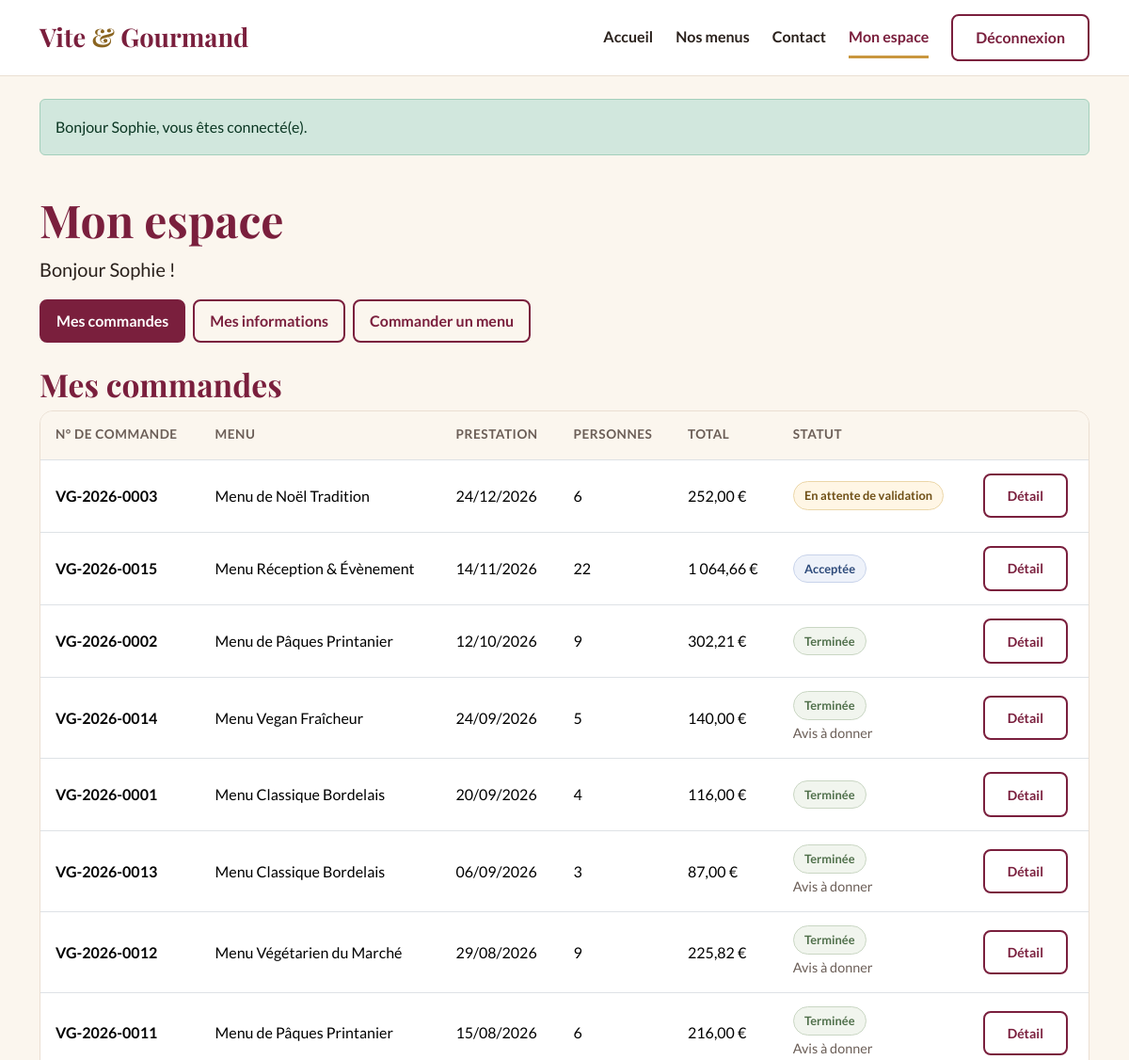
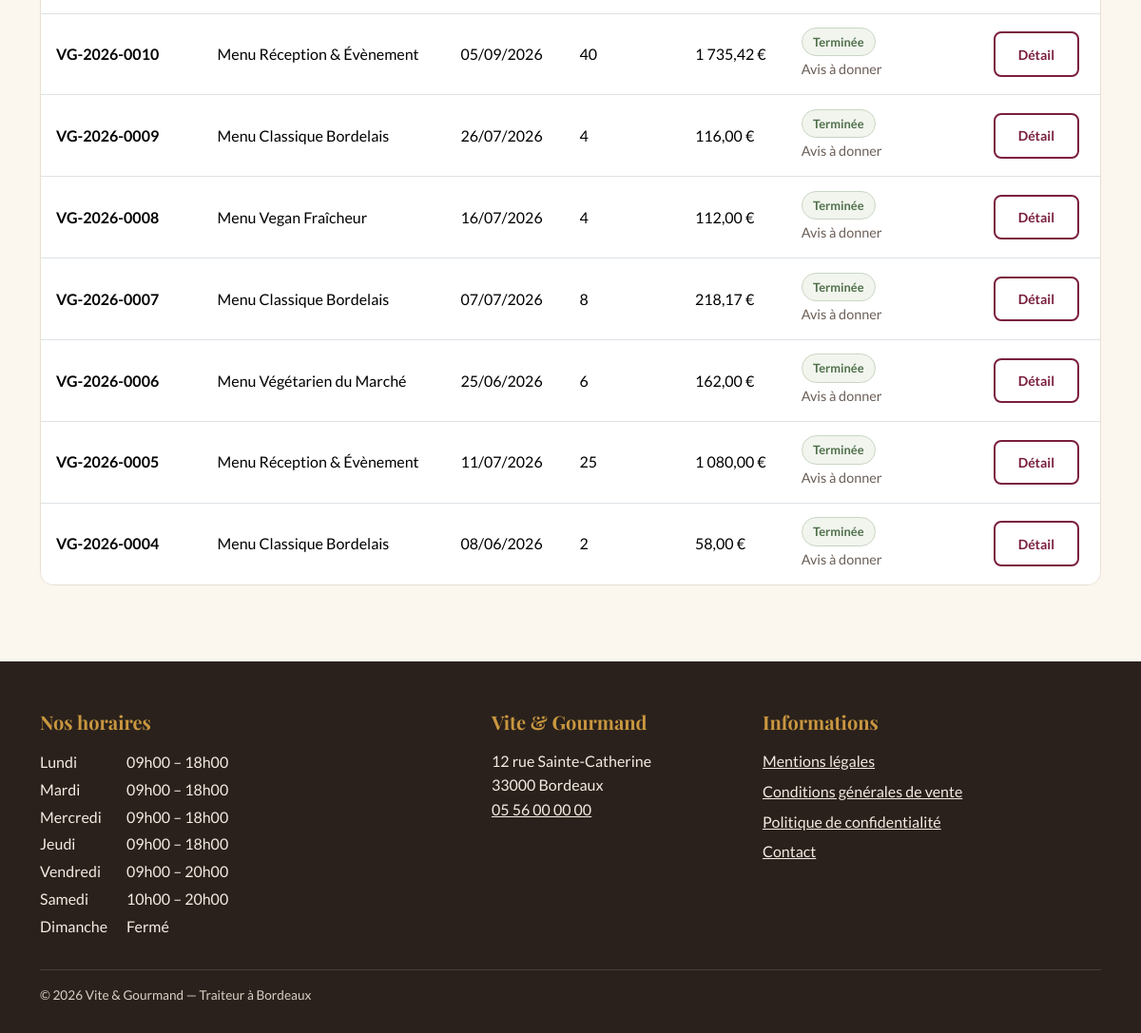
The app's page /espace (signed in) with its own data (2 pictures, top to bottom).
### tables this page shows
CREATE TABLE utilisateur (
    utilisateur_id  INT           NOT NULL AUTO_INCREMENT,
    email           VARCHAR(180)  NOT NULL,
    password        VARCHAR(255)  NOT NULL,
    nom             VARCHAR(50)   NOT NULL,
    prenom          VARCHAR(50)   NOT NULL,
    telephone       VARCHAR(20)   NULL,
    ville           VARCHAR(80)   NULL,
    pays            VARCHAR(50)   NULL DEFAULT 'France',
    adresse_postale VARCHAR(255)  NULL,
    role_id         INT           NOT NULL,
    actif           BOOLEAN       NOT NULL DEFAULT TRUE,
    date_creation   DATETIME      NOT NULL DEFAULT CURRENT_TIMESTAMP,
    PRIMARY KEY (utilisateur_id),
    UNIQUE KEY uk_utilisateur_email (email),
    CONSTRAINT fk_utilisateur_role FOREIGN KEY (role_id) REFERENCES role (role_id)
);

CREATE TABLE commande (
    commande_id              INT            NOT NULL AUTO_INCREMENT,
    numero_commande          VARCHAR(20)    NOT NULL,
    utilisateur_id           INT            NOT NULL,
    menu_id                  INT            NOT NULL,
    date_commande            DATETIME       NOT NULL DEFAULT CURRENT_TIMESTAMP,
    date_prestation          DATE           NOT NULL,
    heure_livraison          TIME           NOT NULL,
    adresse_prestation       VARCHAR(255)   NOT NULL,
    ville_prestation         VARCHAR(80)    NOT NULL,
    distance_km              DECIMAL(6,2)   NOT NULL DEFAULT 0,
    nombre_personne          INT            NOT NULL,
    prix_menu                DECIMAL(10,2)  NOT NULL,
    remise                   DECIMAL(10,2)  NOT NULL DEFAULT 0,
    prix_livraison           DECIMAL(10,2)  NOT NULL DEFAULT 0,
    prix_total               DECIMAL(10,2)  NOT NULL,
    statut                   ENUM('en_attente','accepte','en_preparation','en_cours_livraison',
                                  'livre','attente_retour_materiel','terminee','annulee')
                             NOT NULL DEFAULT 'en_attente',
    pret_materiel            BOOLEAN        NOT NULL DEFAULT FALSE,
    restitution_materiel     BOOLEAN        NOT NULL DEFAULT FALSE,
    motif_annulation         TEXT           NULL,
    mode_contact_annulation  ENUM('telephone','mail') NULL,
    PRIMARY KEY (commande_id),
    UNIQUE KEY uk_commande_numero (numero_commande),
    KEY idx_commande_statut (statut),
    CONSTRAINT fk_commande_utilisateur FOREIGN KEY (utilisateur_id) REFERENCES utilisateur (utilisateur_id),
    CONSTRAINT fk_commande_menu        FOREIGN KEY (menu_id)        REFERENCES menu (menu_id),
    CONSTRAINT ck_commande_nb_personne CHECK (nombre_personne >= 1)
);

CREATE TABLE menu (
    menu_id                  INT            NOT NULL AUTO_INCREMENT,
    titre                    VARCHAR(100)   NOT NULL,
    description              TEXT           NOT NULL,
    nombre_personne_minimum  INT            NOT NULL,
    prix_par_personne        DECIMAL(8,2)   NOT NULL,
    conditions               TEXT           NULL,
    delai_commande_jours     INT            NOT NULL DEFAULT 0,   
    quantite_restante        INT            NOT NULL DEFAULT 0,
    theme_id                 INT            NOT NULL,
    regime_id                INT            NOT NULL,
    PRIMARY KEY (menu_id),
    CONSTRAINT fk_menu_theme  FOREIGN KEY (theme_id)  REFERENCES theme (theme_id),
    CONSTRAINT fk_menu_regime FOREIGN KEY (regime_id) REFERENCES regime (regime_id),
    CONSTRAINT ck_menu_nb_personne CHECK (nombre_personne_minimum >= 1),
    CONSTRAINT ck_menu_prix        CHECK (prix_par_personne >= 0),
    CONSTRAINT ck_menu_stock       CHECK (quantite_restante >= 0),
    CONSTRAINT ck_menu_delai       CHECK (delai_commande_jours >= 0)
);

CREATE TABLE horaire (
    horaire_id       INT          NOT NULL AUTO_INCREMENT,
    jour             VARCHAR(10)  NOT NULL,
    ordre            TINYINT      NOT NULL,
    heure_ouverture  TIME         NULL,
    heure_fermeture  TIME         NULL,
    PRIMARY KEY (horaire_id),
    UNIQUE KEY uk_horaire_jour (jour)
);

### templates/pages/espace/commandes.php (the view, shortened to what the rows shown need)
<div class="container py-4 pb-5">
    <h1>Mon espace</h1>
    <p class="lead">Bonjour <?= e($u['prenom']) ?> !</p>
    <h2 class="mt-4">Mes commandes</h2>
    <?php if (!$commandes): ?>
        <div class="carte text-center">
            <p>Vous n'avez pas encore passé de commande.</p>
            <a href="/menus" class="btn btn-primaire">Découvrir nos menus</a>
        </div>
    <?php else: ?>
        <div class="table-responsive carte p-0">
            <table class="table table-vg mb-0">
                <thead>
                    <tr>
                        <th scope="col">N° de commande</th>
                        <th scope="col">Menu</th>
                        <th scope="col">Prestation</th>
                        <th scope="col">Personnes</th>
                        <th scope="col">Total</th>
                        <th scope="col">Statut</th>
                        <th scope="col"><span class="visually-hidden">Actions</span></th>
                    </tr>
                </thead>
                <tbody>
                <?php foreach ($commandes as $c): ?>
                    <tr>
                        <th scope="row"><?= e($c['numero_commande']) ?></th>
                        <td><?= e($c['menu_titre']) ?></td>
                        <td><?= e(date('d/m/Y', strtotime($c['date_prestation']))) ?></td>
                        <td><?= (int) $c['nombre_personne'] ?></td>
                        <td><?= prix($c['prix_total']) ?></td>
                        <td>
                            <span class="statut statut-<?= e($c['statut']) ?>"><?= e(Commande::libelleStatut($c['statut'])) ?></span>
                            <?php if ($c['statut'] === 'terminee' && !$c['a_avis']): ?><br><small class="text-aide">Avis à donner</small><?php endif; ?>
                        </td>
                        <td><a href="/espace/commande?id=<?= (int) $c['commande_id'] ?>" class="btn btn-secondaire btn-sm">Détail<span class="visually-hidden"> de la commande <?= e($c['numero_commande']) ?></span></a></td>
                    </tr>
                <?php endforeach; ?>
                </tbody>
            </table>
        </div>
    <?php endif; ?>
</div>

### templates/partials/footer.php (shortened to what the rows shown need)
<?php use App\Models\Horaire; $horaires = Horaire::tous(); ?>
<footer class="pied">
    <div class="container">
        <div class="row g-4">
            <div class="col-md-5">
                <h2 class="titre-pied">Nos horaires</h2>
                <table class="horaires">
                    <tbody>
                    <?php foreach ($horaires as $h): ?>
                        <tr>
                            <th scope="row"><?= e($h['jour']) ?></th>
                            <td>
                                <?= $h['heure_ouverture']
                                    ? e(Horaire::format($h['heure_ouverture'])) . ' – ' . e(Horaire::format($h['heure_fermeture']))
                                    : 'Fermé' ?>
                            </td>
                        </tr>
                    <?php endforeach; ?>
                    </tbody>
                </table>
            </div>
            <div class="col-md-3">
                <h2 class="titre-pied">Vite &amp; Gourmand</h2>
            </div>
            <div class="col-md-4">
                <h2 class="titre-pied">Informations</h2>
            </div>
        </div>
    </div>
</footer>

### records on screen
utilisateur: prenom "Sophie"
commande: numero_commande "VG-2026-0003", menu.titre "Menu de Noël Tradition", date_prestation "24/12/2026", nombre_personne "6", prix_total "252,00 €", statut "En attente de validation"
commande: numero_commande "VG-2026-0015", menu.titre "Menu Réception & Évènement", date_prestation "14/11/2026", nombre_personne "22", prix_total "1 064,66 €", statut "Acceptée"
commande: numero_commande "VG-2026-0002", menu.titre "Menu de Pâques Printanier", date_prestation "12/10/2026", nombre_personne "9", prix_total "302,21 €", statut "Terminée"
commande: numero_commande "VG-2026-0014", menu.titre "Menu Vegan Fraîcheur", date_prestation "24/09/2026", nombre_personne "5", prix_total "140,00 €", statut "Terminée", shows "Avis à donner"
commande: numero_commande "VG-2026-0001", menu.titre "Menu Classique Bordelais", date_prestation "20/09/2026", nombre_personne "4", prix_total "116,00 €", statut "Terminée"
commande: numero_commande "VG-2026-0013", menu.titre "Menu Classique Bordelais", date_prestation "06/09/2026", nombre_personne "3", prix_total "87,00 €", statut "Terminée", shows "Avis à donner"
commande: numero_commande "VG-2026-0012", menu.titre "Menu Végétarien du Marché", date_prestation "29/08/2026", nombre_personne "9", prix_total "225,82 €", statut "Terminée", shows "Avis à donner"
commande: numero_commande "VG-2026-0011", menu.titre "Menu de Pâques Printanier", date_prestation "15/08/2026", nombre_personne "6", prix_total "216,00 €", statut "Terminée", shows "Avis à donner"
commande: numero_commande "VG-2026-0010", menu.titre "Menu Réception & Évènement", date_prestation "05/09/2026", nombre_personne "40", prix_total "1 735,42 €", statut "Terminée", shows "Avis à donner"
commande: numero_commande "VG-2026-0009", menu.titre "Menu Classique Bordelais", date_prestation "26/07/2026", nombre_personne "4", prix_total "116,00 €", statut "Terminée", shows "Avis à donner"
commande: numero_commande "VG-2026-0008", menu.titre "Menu Vegan Fraîcheur", date_prestation "16/07/2026", nombre_personne "4", prix_total "112,00 €", statut "Terminée", shows "Avis à donner"
commande: numero_commande "VG-2026-0007", menu.titre "Menu Classique Bordelais", date_prestation "07/07/2026", nombre_personne "8", prix_total "218,17 €", statut "Terminée", shows "Avis à donner"
commande: numero_commande "VG-2026-0006", menu.titre "Menu Végétarien du Marché", date_prestation "25/06/2026", nombre_personne "6", prix_total "162,00 €", statut "Terminée", shows "Avis à donner"
commande: numero_commande "VG-2026-0005", menu.titre "Menu Réception & Évènement", date_prestation "11/07/2026", nombre_personne "25", prix_total "1 080,00 €", statut "Terminée", shows "Avis à donner"
commande: numero_commande "VG-2026-0004", menu.titre "Menu Classique Bordelais", date_prestation "08/06/2026", nombre_personne "2", prix_total "58,00 €", statut "Terminée", shows "Avis à donner"
horaire: jour "Lundi", heure_ouverture "09h00", heure_fermeture "18h00"
horaire: jour "Mardi", heure_ouverture "09h00", heure_fermeture "18h00"
horaire: jour "Mercredi", heure_ouverture "09h00", heure_fermeture "18h00"
horaire: jour "Jeudi", heure_ouverture "09h00", heure_fermeture "18h00"
horaire: jour "Vendredi", heure_ouverture "09h00", heure_fermeture "20h00"
horaire: jour "Samedi", heure_ouverture "10h00", heure_fermeture "20h00"
horaire: jour "Dimanche", shows "Fermé"

### other values on screen
$m['message'] "Bonjour Sophie, vous êtes connecté(e)."
